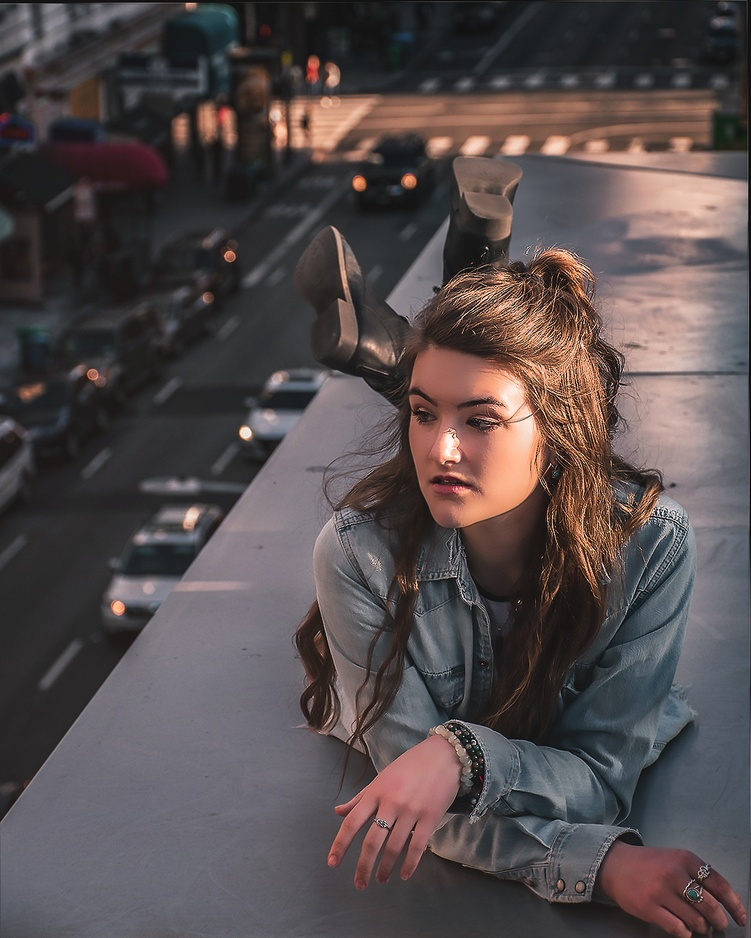
#> input picture Input_images/DSC_0435_2.jpg, 751 x 938 px, shrunk from 1079 x 1349 before the run, found by its file name
$ python main.py
#> lines starting #> are read from the running program, lines starting #| are printed output that depends on the picture
### Blending_modes/Divide.py
import cv2
import numpy as np


def Divide(image1, image2, debug=False):
    if debug:
        cv2.imshow('Image1', image1)
        cv2.imshow('Image2', image2)
        cv2.waitKey(0)

    image1_row, image1_col, image1_color = image1.shape
    image2_row, image2_col, image2_color = image2.shape

    output_image = np.zeros(image1.shape)

    # output_image = np.divide(image2, image2)
    for col in range(len(image1)):
        for row in range(len(image1[col])):
            for color in range(len(image1[col][row])):
                if image2[col][row][color] == 0:
                    output_image[col][row][color] = image1[col][row][color]
                else:
                    output_image[col][row][color] = image1[col][row][color] / \
                        image2[col][row][color]

    print(output_image)

    # Display the Final output
    if debug:
        cv2.imshow("Final test output", output_image)
        cv2.waitKey(0)

    return output_image

### Blending_modes/Darken.py
import cv2
import numpy as np


def Darken(image1, image2, debug=False):
    if debug:
        cv2.imshow('Image1', image1)
        cv2.imshow('Image2', image2)
        cv2.waitKey(0)

    image1_row, image1_col, image1_color = image1.shape
    image2_row, image2_col, image2_color = image2.shape

    output_image = np.zeros(image1.shape)

    # output_image = np.divide(image2, image2)
    for col in range(len(image1)):
        for row in range(len(image1[col])):
            for color in range(len(image1[col][row])):
                if image2[col][row][color] < image1[col][row][color]:
                    output_image[col][row][color] = image2[col][row][color]
                else:
                    output_image[col][row][color] = image1[col][row][color]

    print(output_image)

    # Display the Final output
    if debug:
        cv2.imshow("Final test output", output_image)
        cv2.waitKey(0)

    return output_image

### Blending_modes/Lighten.py
import cv2
import numpy as np


def Lighten(image1, image2, debug=False):
    if debug:
        cv2.imshow('Image1', image1)
        cv2.imshow('Image2', image2)
        cv2.waitKey(0)

    image1_row, image1_col, image1_color = image1.shape
    image2_row, image2_col, image2_color = image2.shape

    output_image = np.zeros(image1.shape)

    # output_image = np.divide(image2, image2)
    for col in range(len(image1)):
        for row in range(len(image1[col])):
            for color in range(len(image1[col][row])):
                if image2[col][row][color] > image1[col][row][color]:
                    output_image[col][row][color] = image2[col][row][color]
                else:
                    output_image[col][row][color] = image1[col][row][color]

    print(output_image)

    # Display the Final output
    if debug:
        cv2.imshow("Final test output", output_image)
        cv2.waitKey(0)

    return output_image

### Blending_modes/Multiply.py
import cv2
import numpy as np


def Multiply(image1, image2, debug=False):
    if debug:
        cv2.imshow('Image1', image1)
        cv2.imshow('Image2', image2)
        cv2.waitKey(0)

    image1_row, image1_col, image1_color = image1.shape
    image2_row, image2_col, image2_color = image2.shape

    output_image = np.zeros(image1.shape)

    # output_image = np.divide(image2, image2)
    for col in range(len(image1)):
        for row in range(len(image1[col])):
            for color in range(len(image1[col][row])):
                if image2[col][row][color] * image1[col][row][color] > 1:
                    output_image[col][row][color] = 1
                else:
                    output_image[col][row][color] = image2[col][row][color] * \
                        image1[col][row][color]

    print(output_image)

    # Display the Final output
    if debug:
        cv2.imshow("Final test output", output_image)
        cv2.waitKey(0)

    return output_image

### Blending_modes/Screen.py
import cv2
import numpy as np


def Screen(image1, image2, debug=False):
    if debug:
        cv2.imshow('Image1', image1)
        cv2.imshow('Image2', image2)
        cv2.waitKey(0)

    image1_row, image1_col, image1_color = image1.shape
    image2_row, image2_col, image2_color = image2.shape

    output_image = np.zeros(image1.shape)

    for col in range(len(image1)):
        for row in range(len(image1[col])):
            for color in range(len(image1[col][row])):
                if 1 - (1 - image2[col][row][color]) * (1 - image1[col][row][color]) < 0:
                    output_image[col][row][color] = 0
                elif 1 - (1 - image2[col][row][color]) * (1 - image1[col][row][color]) > 1:
                    output_image[col][row][color] = 1
                else:
                    output_image[col][row][color] = 1 - \
                        (1 - image2[col][row][color]) * \
                        (1 - image1[col][row][color])

    print(output_image)

    # Display the Final output
    if debug:
        cv2.imshow("Final test output", output_image)
        cv2.waitKey(0)

    return output_image

### Blending_modes/Overlay.py
import cv2
import numpy as np


def Overlay(image1, image2, debug=False):
    if debug:
        cv2.imshow('Image1', image1)
        cv2.imshow('Image2', image2)
        cv2.waitKey(0)

    image1_row, image1_col, image1_color = image1.shape
    image2_row, image2_col, image2_color = image2.shape

    output_image = np.zeros(image1.shape)

    for col in range(len(image1)):
        for row in range(len(image1[col])):
            for color in range(len(image1[col][row])):
                if image1[col][row][color] < 0.5:
                    if 2 * image2[col][row][color] * image1[col][row][color] > 1:
                        output_image[col][row][color] = 1
                    else:
                        output_image[col][row][color] = 2 * image2[col][row][color] * \
                            image1[col][row][color]
                else:
                    if 1 - 2 * (1 - image2[col][row][color]) * (1 - image1[col][row][color]) < 0:
                        output_image[col][row][color] = 0
                    elif 1 - 2 * (1 - image2[col][row][color]) * (1 - image1[col][row][color]) > 1:
                        output_image[col][row][color] = 1
                    else:
                        output_image[col][row][color] = 1 - 2 * \
                            (1 - image2[col][row][color]) * \
                            (1 - image1[col][row][color])

    print(output_image)

    # Display the Final output
    if debug:
        cv2.imshow("Final test output", output_image)
        cv2.waitKey(0)

    return output_image

### Blending_modes/Addition.py
import cv2
import numpy as np


def Addition(image1, image2, debug=False):
    if debug:
        cv2.imshow('Image1', image1)
        cv2.imshow('Image2', image2)
        cv2.waitKey(0)

    image1_row, image1_col, image1_color = image1.shape
    image2_row, image2_col, image2_color = image2.shape

    output_image = np.zeros(image1.shape)

    for col in range(len(image1)):
        for row in range(len(image1[col])):
            for color in range(len(image1[col][row])):
                if image1[col][row][color] + image2[col][row][color] > 1:
                    output_image[col][row][color] = 1
                else:
                    output_image[col][row][color] = image1[col][row][color] + \
                        image2[col][row][color]

    # Display the Final output
    if debug:
        cv2.imshow("Final test output", output_image)
        cv2.waitKey(0)

    return output_image

### Blending_modes/Subtraction.py
import cv2
import numpy as np


def Subtract(image1, image2, debug=False):
    if debug:
        cv2.imshow('Image1', image1)
        cv2.imshow('Image2', image2)
        cv2.waitKey(0)

    image1_row, image1_col, image1_color = image1.shape
    image2_row, image2_col, image2_color = image2.shape

    output_image = np.zeros(image1.shape)

    # output_image = np.divide(image2, image2)
    for col in range(len(image1)):
        for row in range(len(image1[col])):
            for color in range(len(image1[col][row])):
                if image1[col][row][color] - image2[col][row][color] < 0:
                    output_image[col][row][color] = 0
                else:
                    output_image[col][row][color] = image1[col][row][color] - \
                        image2[col][row][color]

    print(output_image)

    # Display the Final output
    if debug:
        cv2.imshow("Final test output", output_image)
        cv2.waitKey(0)

    return output_image

### Blending_modes/Difference.py
import cv2
import numpy as np


def Difference(image1, image2, debug=False):
    if debug:
        cv2.imshow('Image1', image1)
        cv2.imshow('Image2', image2)
        cv2.waitKey(0)

    image1_row, image1_col, image1_color = image1.shape
    image2_row, image2_col, image2_color = image2.shape

    output_image = np.zeros(image1.shape)

    # output_image = np.divide(image2, image2)
    for col in range(len(image1)):
        for row in range(len(image1[col])):
            for color in range(len(image1[col][row])):
                if image1[col][row][color] < image2[col][row][color]:
                    output_image[col][row][color] = 1 + (image1[col][row][color] -
                                                         image2[col][row][color])
                else:
                    output_image[col][row][color] = 1 + (image2[col][row][color] -
                                                         image1[col][row][color])

    print(output_image)

    # Display the Final output
    if debug:
        cv2.imshow("Final test output", output_image)
        cv2.waitKey(0)

    return output_image

### Blending_modes/main.py
import cv2
import numpy as np
from Divide import Divide
from Darken import Darken
from Lighten import Lighten
from Multiply import Multiply
from Screen import Screen
from Overlay import Overlay
from Addition import Addition
from Subtraction import Subtract
from Difference import Difference

if __name__ == '__main__':

    image1_path = r'C:\Users\suraj\Desktop\CV\Test_Images\DSC_0435_2.jpg'
    image2_path = r'C:\Users\suraj\Desktop\CV\Test_Images\DSC_0439_F.jpg'

    img1 = cv2.imread(image1_path)
#> img1 is the input picture: shape (938, 751, 3); mean B, G, R 77.3, 76.5, 85.5
    img2 = cv2.imread(image2_path)
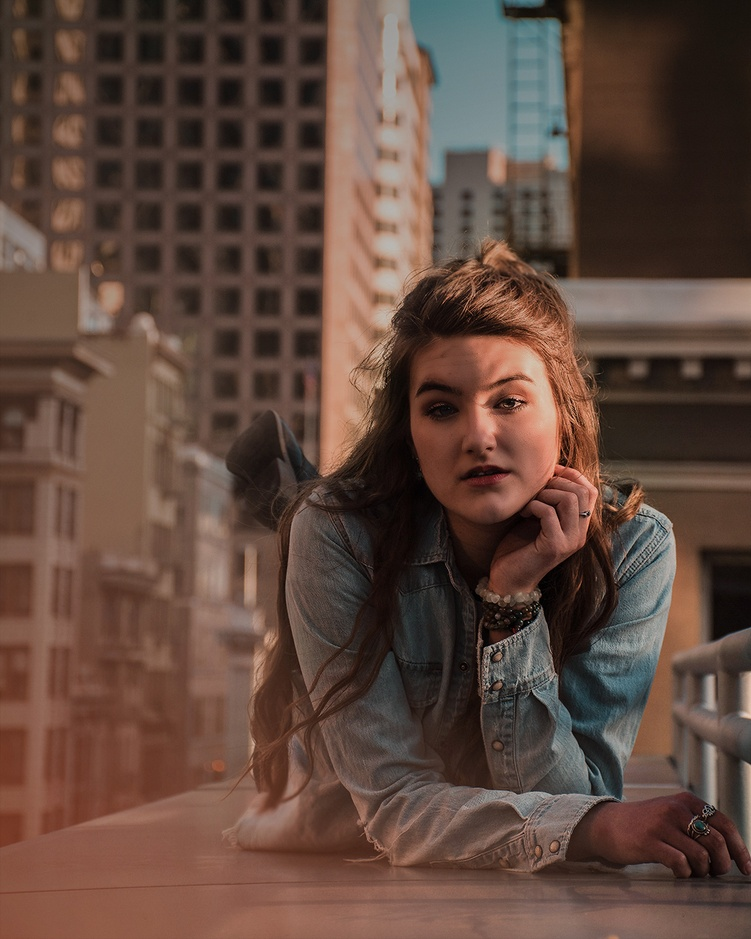
#> input picture Input_images/DSC_0439_F.jpg, 751 x 939 px, shrunk from 1080 x 1350 before the run, found by its file name
#> img2 is the input picture: shape (939, 751, 3); mean B, G, R 61.7, 72.3, 96.2

    # parameters
    debug = False
    save = True
    resize = True
    ratio = 0.65

    # Convert image from 0-255 to 0-1
    img1 = img1 / 255
    img2 = img2 / 255

    if resize:
        dsize = (img1.shape[1]//2, img2.shape[0]//2)
#> dsize = (375, 469)
        input1 = cv2.resize(img1, dsize)
        dsize = (img1.shape[1]//2, img2.shape[0]//2)
        input2 = cv2.resize(img2, dsize)

    if save:
        cv2.imwrite('Blending_modes/Outputs/Input1.jpg', input1 * 255)
        cv2.imwrite('Blending_modes/Outputs/Input2.jpg', input2 * 255)

    if not debug:
        cv2.imshow("input1 ", input1)
        cv2.imshow("input2 ", input2)
        cv2.waitKey(0)

    if ratio < 1:
        input1 = input1 * ratio
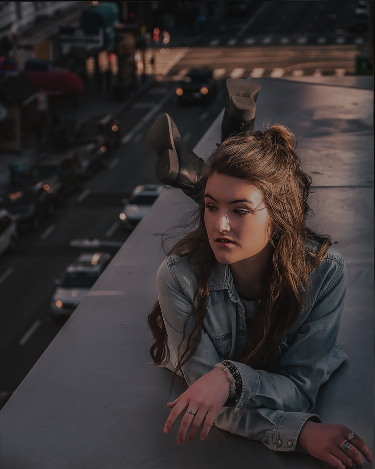
#> input1: shape (469, 375, 3) float64; mean B, G, R 0.197, 0.195, 0.218
        input2 = input2 * (1 - ratio)
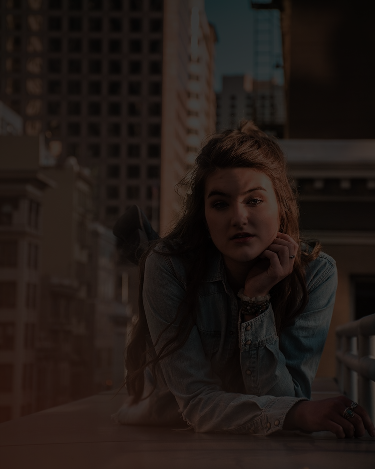
#> input2: shape (469, 375, 3) float64; mean B, G, R 0.0847, 0.0993, 0.132

    imDivide = Divide(input1, input2, debug)
#> (printed output is left out)
    imDarken = Darken(input1, input2, debug)
#> (printed output is left out)
    imLighten = Lighten(input1, input2, debug)
#> (printed output is left out)
    imMultiply = Multiply(input1, input2, debug)
#> (printed output is left out)
    imScreen = Screen(input1, input2, debug)
#> (printed output is left out)
    imOverlay = Overlay(input1, input2, debug)
    imAddition = Addition(input1, input2, debug)
    imSubtract = Subtract(input1, input2, debug)
#> after the loop in Subtract, `for col in range(len(image1)):`:
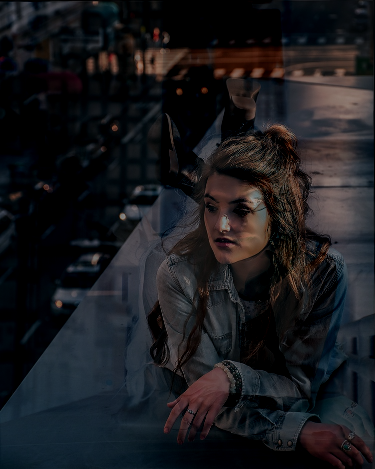
#> output_image: shape (469, 375, 3) float64; mean B, G, R 0.119, 0.105, 0.103
    imDifference = Difference(input1, input2, debug)
#> after the loop in Difference, `for col in range(len(image1)):`:
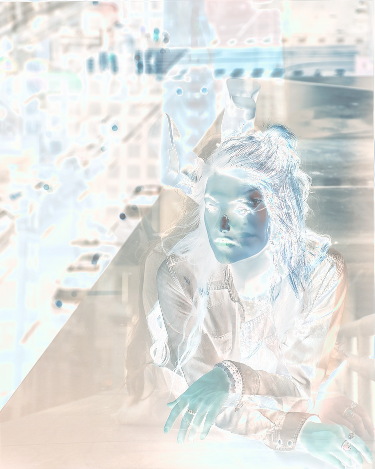
#> output_image: shape (469, 375, 3) float64; mean B, G, R 0.875, 0.886, 0.88

    if not debug:
        cv2.imshow("Divide Output", imDivide)
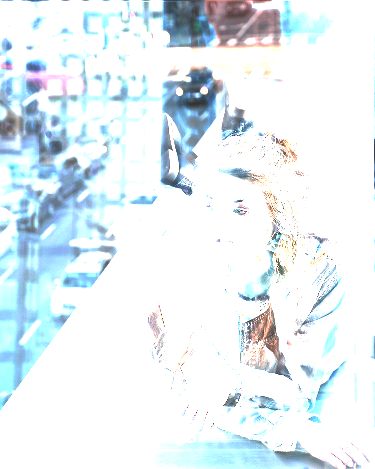
#> window 'Divide Output': shape (469, 375, 3); mean B, G, R 244, 239.4, 229.3
        cv2.imshow("Darken Output", imDarken)
        cv2.imshow("Lighten Output", imLighten)
        cv2.imshow("Multiply Output", imMultiply)
        cv2.imshow("Screen Output", imScreen)
        cv2.imshow("Overlay Output", imOverlay)
        cv2.imshow("Addition Output", imAddition)
        cv2.imshow("Subtract Output", imSubtract)
        cv2.imshow("Difference Output", imDifference)
        cv2.waitKey(0)

    if save:
        cv2.imwrite("Blending_modes/Outputs/Divide.jpg", imDivide * 255)
        cv2.imwrite("Blending_modes/Outputs/Darken.jpg", imDarken * 255)
        cv2.imwrite("Blending_modes/Outputs/Lighten.jpg", imLighten * 255)
        cv2.imwrite("Blending_modes/Outputs/Multiply.jpg", imMultiply * 255)
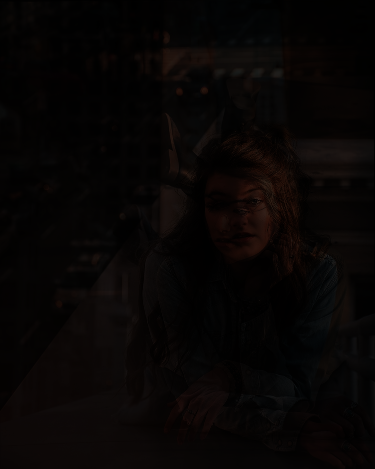
#> saved as Multiply.jpg: shape (469, 375, 3); mean B, G, R 4.3, 5, 7.5
        cv2.imwrite("Blending_modes/Outputs/Screen.jpg", imScreen * 255)
        cv2.imwrite("Blending_modes/Outputs/Overlay.jpg", imOverlay * 255)
        cv2.imwrite("Blending_modes/Outputs/Addition.jpg", imAddition * 255)
        cv2.imwrite("Blending_modes/Outputs/Subtract.jpg", imSubtract * 255)
        cv2.imwrite("Blending_modes/Outputs/Difference.jpg",
                    imDifference * 255)
